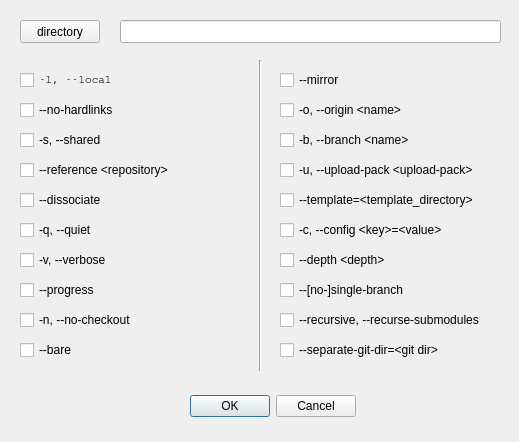
<?xml version="1.0" encoding="UTF-8"?>
<ui version="4.0">
 <class>GitCloneDialog</class>
 <widget class="QDialog" name="GitCloneDialog">
  <property name="geometry">
   <rect>
    <x>0</x>
    <y>0</y>
    <width>519</width>
    <height>442</height>
   </rect>
  </property>
  <property name="windowTitle">
   <string>Dialog</string>
  </property>
  <widget class="QDialogButtonBox" name="buttonBox">
   <property name="geometry">
    <rect>
     <x>165</x>
     <y>390</y>
     <width>191</width>
     <height>32</height>
    </rect>
   </property>
   <property name="orientation">
    <enum>Qt::Horizontal</enum>
   </property>
   <property name="standardButtons">
    <set>QDialogButtonBox::Cancel|QDialogButtonBox::Ok</set>
   </property>
  </widget>
  <widget class="QCheckBox" name="checkBox_local">
   <property name="geometry">
    <rect>
     <x>20</x>
     <y>70</y>
     <width>220</width>
     <height>20</height>
    </rect>
   </property>
   <property name="font">
    <font>
     <family>Courier</family>
     <pointsize>8</pointsize>
    </font>
   </property>
   <property name="toolTip">
    <string extracomment="  When the repository to clone from is on a local machine, this flag    bypasses the normal &quot;Git aware&quot; transport mechanism and clones the    repository by making a copy of HEAD and everything under objects and    refs directories. The files under .git/objects/ directory are    hardlinked to save space when possible. "/>
   </property>
   <property name="text">
    <string>-l, --local</string>
   </property>
  </widget>
  <widget class="QCheckBox" name="checkBox_no_hardlinks">
   <property name="geometry">
    <rect>
     <x>20</x>
     <y>100</y>
     <width>220</width>
     <height>20</height>
    </rect>
   </property>
   <property name="text">
    <string>--no-hardlinks</string>
   </property>
  </widget>
  <widget class="QCheckBox" name="checkBox_shared">
   <property name="geometry">
    <rect>
     <x>20</x>
     <y>130</y>
     <width>220</width>
     <height>20</height>
    </rect>
   </property>
   <property name="text">
    <string>-s, --shared</string>
   </property>
  </widget>
  <widget class="QCheckBox" name="checkBox_reference">
   <property name="geometry">
    <rect>
     <x>20</x>
     <y>160</y>
     <width>220</width>
     <height>20</height>
    </rect>
   </property>
   <property name="text">
    <string>--reference &lt;repository&gt;</string>
   </property>
  </widget>
  <widget class="QCheckBox" name="checkBox_dissociate">
   <property name="geometry">
    <rect>
     <x>20</x>
     <y>190</y>
     <width>220</width>
     <height>20</height>
    </rect>
   </property>
   <property name="text">
    <string>--dissociate</string>
   </property>
  </widget>
  <widget class="QCheckBox" name="checkBox_quiet">
   <property name="geometry">
    <rect>
     <x>20</x>
     <y>220</y>
     <width>220</width>
     <height>20</height>
    </rect>
   </property>
   <property name="text">
    <string>-q, --quiet</string>
   </property>
  </widget>
  <widget class="QCheckBox" name="checkBox_verbose">
   <property name="geometry">
    <rect>
     <x>20</x>
     <y>250</y>
     <width>220</width>
     <height>20</height>
    </rect>
   </property>
   <property name="text">
    <string>-v, --verbose</string>
   </property>
  </widget>
  <widget class="QCheckBox" name="checkBox_progress">
   <property name="geometry">
    <rect>
     <x>20</x>
     <y>280</y>
     <width>220</width>
     <height>20</height>
    </rect>
   </property>
   <property name="text">
    <string>--progress</string>
   </property>
  </widget>
  <widget class="QCheckBox" name="checkBox_no_checkout">
   <property name="geometry">
    <rect>
     <x>20</x>
     <y>310</y>
     <width>220</width>
     <height>20</height>
    </rect>
   </property>
   <property name="text">
    <string>-n, --no-checkout</string>
   </property>
  </widget>
  <widget class="QCheckBox" name="checkBox_bare">
   <property name="geometry">
    <rect>
     <x>20</x>
     <y>340</y>
     <width>220</width>
     <height>20</height>
    </rect>
   </property>
   <property name="text">
    <string>--bare</string>
   </property>
  </widget>
  <widget class="QCheckBox" name="checkBox_mirror">
   <property name="geometry">
    <rect>
     <x>280</x>
     <y>70</y>
     <width>220</width>
     <height>20</height>
    </rect>
   </property>
   <property name="text">
    <string>--mirror</string>
   </property>
  </widget>
  <widget class="QCheckBox" name="checkBox_origin">
   <property name="geometry">
    <rect>
     <x>280</x>
     <y>100</y>
     <width>220</width>
     <height>20</height>
    </rect>
   </property>
   <property name="text">
    <string>-o, --origin &lt;name&gt;</string>
   </property>
  </widget>
  <widget class="QCheckBox" name="checkBox_branch">
   <property name="geometry">
    <rect>
     <x>280</x>
     <y>130</y>
     <width>220</width>
     <height>20</height>
    </rect>
   </property>
   <property name="text">
    <string>-b, --branch &lt;name&gt;</string>
   </property>
  </widget>
  <widget class="QCheckBox" name="checkBox_uploadpack">
   <property name="geometry">
    <rect>
     <x>280</x>
     <y>160</y>
     <width>220</width>
     <height>20</height>
    </rect>
   </property>
   <property name="text">
    <string>-u, --upload-pack &lt;upload-pack&gt;</string>
   </property>
  </widget>
  <widget class="QCheckBox" name="checkBox_template">
   <property name="geometry">
    <rect>
     <x>280</x>
     <y>190</y>
     <width>220</width>
     <height>20</height>
    </rect>
   </property>
   <property name="text">
    <string>--template=&lt;template_directory&gt;</string>
   </property>
  </widget>
  <widget class="QCheckBox" name="checkBox_config">
   <property name="geometry">
    <rect>
     <x>280</x>
     <y>220</y>
     <width>220</width>
     <height>20</height>
    </rect>
   </property>
   <property name="text">
    <string>-c, --config &lt;key&gt;=&lt;value&gt;</string>
   </property>
  </widget>
  <widget class="QCheckBox" name="checkBox_depth">
   <property name="geometry">
    <rect>
     <x>280</x>
     <y>250</y>
     <width>220</width>
     <height>20</height>
    </rect>
   </property>
   <property name="text">
    <string>--depth &lt;depth&gt;</string>
   </property>
  </widget>
  <widget class="QCheckBox" name="checkBox_single_branch">
   <property name="geometry">
    <rect>
     <x>280</x>
     <y>280</y>
     <width>220</width>
     <height>20</height>
    </rect>
   </property>
   <property name="text">
    <string>--[no-]single-branch</string>
   </property>
  </widget>
  <widget class="QCheckBox" name="checkBox_recursive">
   <property name="geometry">
    <rect>
     <x>280</x>
     <y>310</y>
     <width>220</width>
     <height>20</height>
    </rect>
   </property>
   <property name="text">
    <string>--recursive, --recurse-submodules</string>
   </property>
  </widget>
  <widget class="QCheckBox" name="checkBox_separate_git_dir">
   <property name="geometry">
    <rect>
     <x>280</x>
     <y>340</y>
     <width>220</width>
     <height>20</height>
    </rect>
   </property>
   <property name="text">
    <string>--separate-git-dir=&lt;git dir&gt;</string>
   </property>
  </widget>
  <widget class="QLineEdit" name="lineEdit_directory">
   <property name="geometry">
    <rect>
     <x>120</x>
     <y>20</y>
     <width>381</width>
     <height>23</height>
    </rect>
   </property>
  </widget>
  <widget class="QPushButton" name="btn_directory">
   <property name="geometry">
    <rect>
     <x>20</x>
     <y>20</y>
     <width>80</width>
     <height>23</height>
    </rect>
   </property>
   <property name="text">
    <string>directory</string>
   </property>
  </widget>
  <widget class="Line" name="line">
   <property name="geometry">
    <rect>
     <x>250</x>
     <y>60</y>
     <width>20</width>
     <height>311</height>
    </rect>
   </property>
   <property name="orientation">
    <enum>Qt::Vertical</enum>
   </property>
  </widget>
 </widget>
 <resources/>
 <connections>
  <connection>
   <sender>buttonBox</sender>
   <signal>accepted()</signal>
   <receiver>GitCloneDialog</receiver>
   <slot>accept()</slot>
   <hints>
    <hint type="sourcelabel">
     <x>248</x>
     <y>254</y>
    </hint>
    <hint type="destinationlabel">
     <x>157</x>
     <y>274</y>
    </hint>
   </hints>
  </connection>
  <connection>
   <sender>buttonBox</sender>
   <signal>rejected()</signal>
   <receiver>GitCloneDialog</receiver>
   <slot>reject()</slot>
   <hints>
    <hint type="sourcelabel">
     <x>316</x>
     <y>260</y>
    </hint>
    <hint type="destinationlabel">
     <x>286</x>
     <y>274</y>
    </hint>
   </hints>
  </connection>
 </connections>
</ui>
